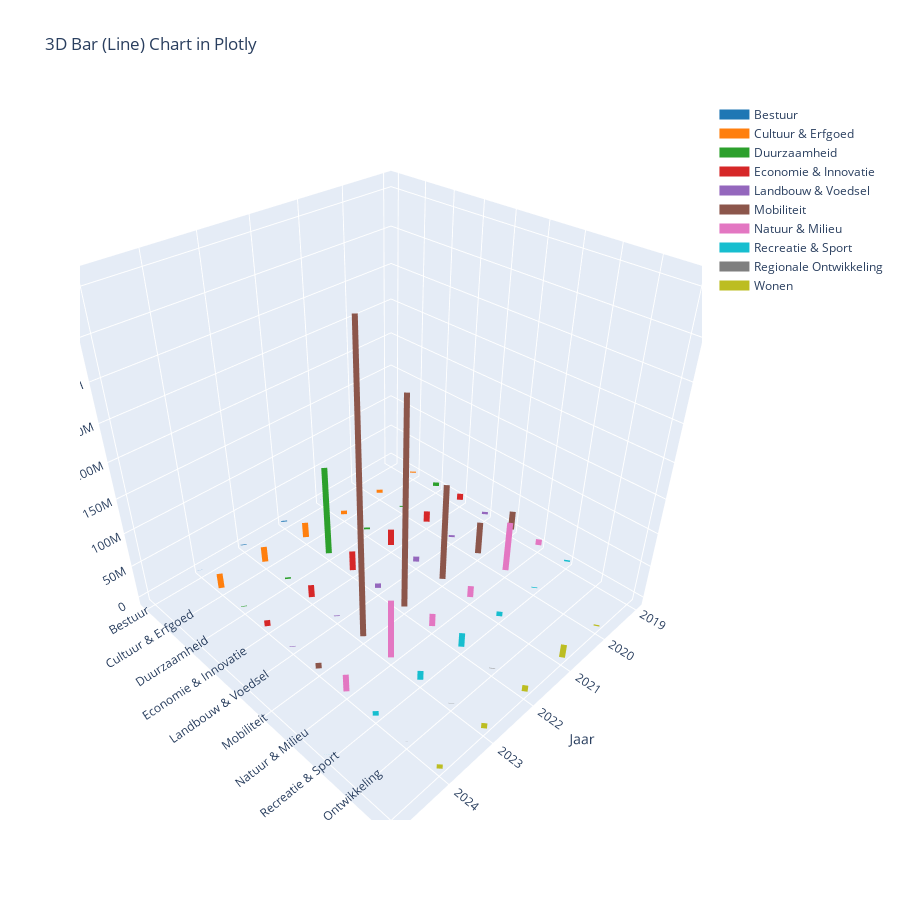

This figure's notebook cell:
### Markdown cell above
![image.png](attachment:image.png)

### Code cell
unique_years = sorted(df['jaar'].unique())
year_to_index = {year: i for i, year in enumerate(unique_years)}

unique_themas = sorted(df['Thema'].unique())
thema_to_index = {th: i for i, th in enumerate(unique_themas)}

# ------------------------------------------------------------------
# 5) We create one 3D "line" per row, from z=0 to z=total_subsidy
# ------------------------------------------------------------------
import plotly.graph_objects as go

fig = go.Figure()

# We'll group data by Thema so we can have each Thema as one trace
# (That way each Thema has a distinct color & appears in the legend)
for thema in unique_themas:
    # Filter rows for this Thema
    df_thema = df[df['Thema'] == thema]
    
    # Build the x, y, z lists with "None" separating each bar
    # Each "bar" is effectively a vertical line
    x_data, y_data, z_data = [], [], []
    for _, row in df_thema.iterrows():
        x_val = year_to_index[row['jaar']]
        y_val = thema_to_index[row['Thema']]
        z_val = row['total_subsidy']

        # Start (x,y,z=0), end (x,y,z=total_subsidy), then None to break line
        x_data.extend([x_val, x_val, None])
        y_data.extend([y_val, y_val, None])
        z_data.extend([0,    z_val, None])
    
    # Add a 3D scatter trace with mode='lines'
    fig.add_trace(go.Scatter3d(
        x=x_data,
        y=y_data,
        z=z_data,
        mode='lines',
        line=dict(color=get_theme_color(thema), width=12),
        name=thema
    ))

# ---------------------------------------------------
# 6) Format axes for discrete categories
# ---------------------------------------------------
fig.update_layout(
    scene=dict(
        xaxis=dict(
            title='Jaar',
            tickmode='array',
            tickvals=list(range(len(unique_years))),
            ticktext=[str(yr) for yr in unique_years]
        ),
        yaxis=dict(
            title='',
            tickmode='array',
            tickvals=list(range(len(unique_themas))),
            ticktext=unique_themas
        ),
        zaxis=dict(title='Totale Subsidie (€)')
    ),
    width=900, 
    height=900,
    title="3D Bar (Line) Chart in Plotly"
)

fig.show()

### Figure 1 — Plotly figure (JSON) as saved in the notebook; plotly's stock layout.template omitted (floating-point values rounded to 4 significant figures)
{"data": [{"line": {"color": "#1f77b4", "width": 12}, "mode": "lines", "name": "Bestuur", "type": "scatter3d", "x": [4, 4, null, 5, 5, null, 0, 0, null, 2, 2, null, 3, 3, null], "y": [0, 0, null, 0, 0, null, 0, 0, null, 0, 0, null, 0, 0, null], "z": [0, 983359, null, 0, 100000, null, 0, 40000, null, 0, 99509, null, 0, 1577012, null]}, {"line": {"color": "#ff7f0e", "width": 12}, "mode": "lines", "name": "Cultuur & Erfgoed", "type": "scatter3d", "x": [4, 4, null, 5, 5, null, 0, 0, null, 1, 1, null, 2, 2, null, 3, 3, null], "y": [1, 1, null, 1, 1, null, 1, 1, null, 1, 1, null, 1, 1, null, 1, 1, null], "z": [0, 24369743, null, 0, 23254269, null, 0, 2008289, null, 0, 5451912, null, 0, 6151941, null, 0, 24186172, null]}, {"line": {"color": "#2ca02c", "width": 12}, "mode": "lines", "name": "Duurzaamheid", "type": "scatter3d", "x": [4, 4, null, 5, 5, null, 0, 0, null, 1, 1, null, 2, 2, null, 3, 3, null], "y": [2, 2, null, 2, 2, null, 2, 2, null, 2, 2, null, 2, 2, null, 2, 2, null], "z": [0, 2599722, null, 0, 884448, null, 0, 6151740, null, 0, 1814175, null, 0, 3013714, null, 0, 135214043, null]}, {"line": {"color": "#d62728", "width": 12}, "mode": "lines", "name": "Economie & Innovatie", "type": "scatter3d", "x": [4, 4, null, 5, 5, null, 0, 0, null, 1, 1, null, 2, 2, null, 3, 3, null], "y": [3, 3, null, 3, 3, null, 3, 3, null, 3, 3, null, 3, 3, null, 3, 3, null], "z": [0, 19650633, null, 0, 9599149, null, 0, 10498294, null, 0, 17635472, null, 0, 26094098, null, 0, 31037404, null]}, {"line": {"color": "#9467bd", "width": 12}, "mode": "lines", "name": "Landbouw & Voedsel", "type": "scatter3d", "x": [4, 4, null, 5, 5, null, 0, 0, null, 1, 1, null, 2, 2, null, 3, 3, null], "y": [4, 4, null, 4, 4, null, 4, 4, null, 4, 4, null, 4, 4, null, 4, 4, null], "z": [0, 1213695, null, 0, 861194, null, 0, 3983603, null, 0, 3283075, null, 0, 8360705, null, 0, 7340305, null]}, {"line": {"color": "#8c564b", "width": 12}, "mode": "lines", "name": "Mobiliteit", "type": "scatter3d", "x": [4, 4, null, 5, 5, null, 6, 6, null, 0, 0, null, 1, 1, null, 2, 2, null, 3, 3, null], "y": [5, 5, null, 5, 5, null, 5, 5, null, 5, 5, null, 5, 5, null, 5, 5, null, 5, 5, null], "z": [0, 406602634, null, 0, 8974090, null, 0, 15000, null, 0, 29861578, null, 0, 50574106, null, 0, 145527837, null, 0, 297075204, null]}, {"line": {"color": "#e377c2", "width": 12}, "mode": "lines", "name": "Natuur & Milieu", "type": "scatter3d", "x": [4, 4, null, 5, 5, null, 0, 0, null, 1, 1, null, 2, 2, null, 3, 3, null], "y": [6, 6, null, 6, 6, null, 6, 6, null, 6, 6, null, 6, 6, null, 6, 6, null], "z": [0, 88034262, null, 0, 26565329, null, 0, 9549967, null, 0, 76566077, null, 0, 17984019, null, 0, 19899771, null]}, {"line": {"color": "#17becf", "width": 12}, "mode": "lines", "name": "Recreatie & Sport", "type": "scatter3d", "x": [4, 4, null, 5, 5, null, 6, 6, null, 0, 0, null, 1, 1, null, 2, 2, null, 3, 3, null], "y": [7, 7, null, 7, 7, null, 7, 7, null, 7, 7, null, 7, 7, null, 7, 7, null, 7, 7, null], "z": [0, 14191207, null, 0, 7324184, null, 0, 53565, null, 0, 2481613, null, 0, 1237050, null, 0, 7436904, null, 0, 21807220, null]}, {"line": {"color": "#7f7f7f", "width": 12}, "mode": "lines", "name": "Regionale Ontwikkeling", "type": "scatter3d", "x": [4, 4, null, 5, 5, null, 3, 3, null], "y": [8, 8, null, 8, 8, null, 8, 8, null], "z": [0, 366000, null, 0, 75000, null, 0, 637485, null]}, {"line": {"color": "#bcbd22", "width": 12}, "mode": "lines", "name": "Wonen", "type": "scatter3d", "x": [4, 4, null, 5, 5, null, 1, 1, null, 2, 2, null, 3, 3, null], "y": [9, 9, null, 9, 9, null, 9, 9, null, 9, 9, null, 9, 9, null], "z": [0, 8263979, null, 0, 6741457, null, 0, 2040000, null, 0, 20415049, null, 0, 9721854, null]}], "layout": {"height": 900, "scene": {"xaxis": {"tickmode": "array", "ticktext": ["2019", "2020", "2021", "2022", "2023", "2024", "2025"], "tickvals": [0, 1, 2, 3, 4, 5, 6], "title": {"text": "Jaar"}}, "yaxis": {"tickmode": "array", "ticktext": ["Bestuur", "Cultuur & Erfgoed", "Duurzaamheid", "Economie & Innovatie", "Landbouw & Voedsel", "Mobiliteit", "Natuur & Milieu", "Recreatie & Sport", "Regionale Ontwikkeling", "Wonen"], "tickvals": [0, 1, 2, 3, 4, 5, 6, 7, 8, 9], "title": {"text": ""}}, "zaxis": {"title": {"text": "Totale Subsidie (€)"}}}, "title": {"text": "3D Bar (Line) Chart in Plotly"}, "width": 900}}
